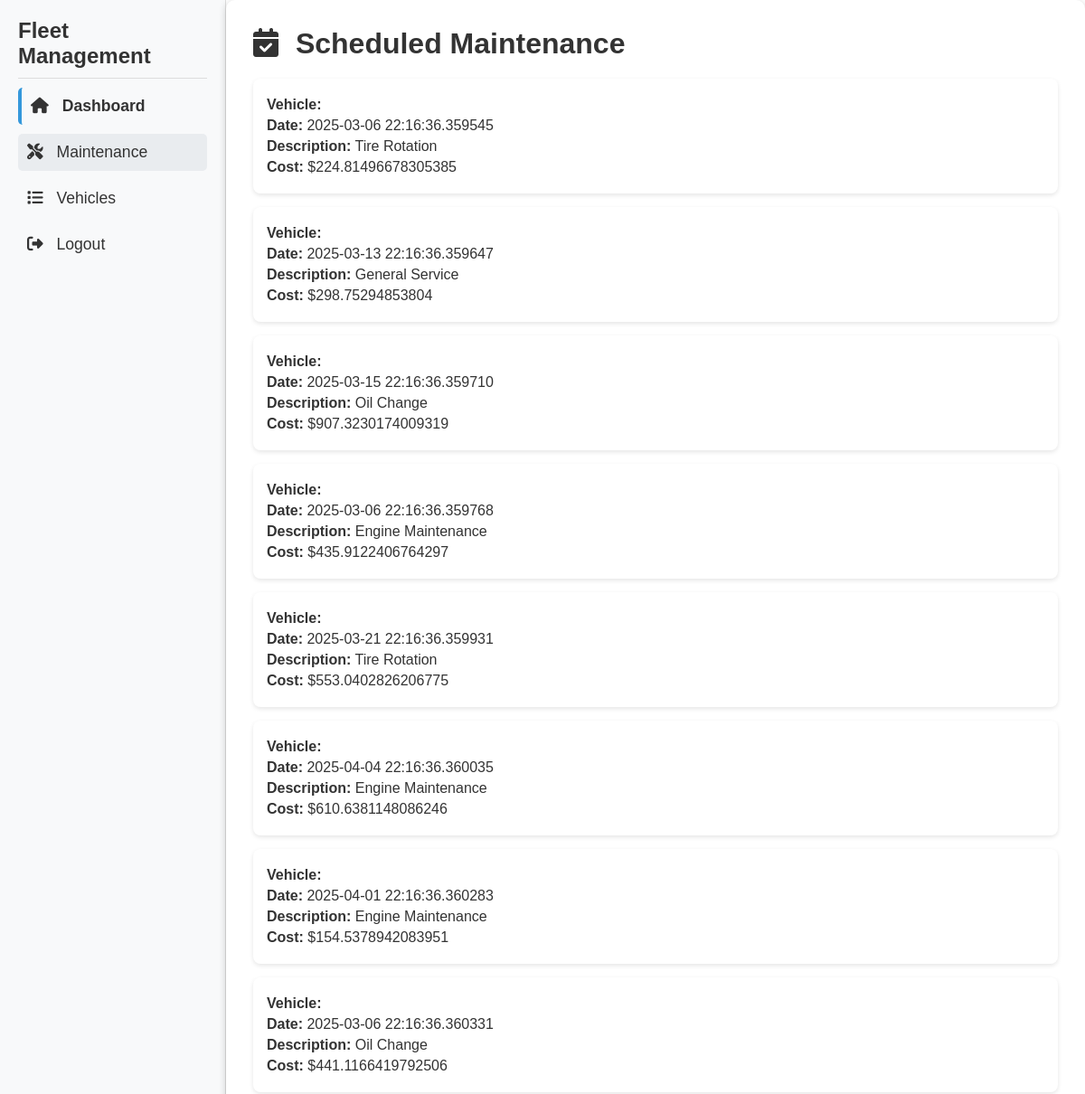
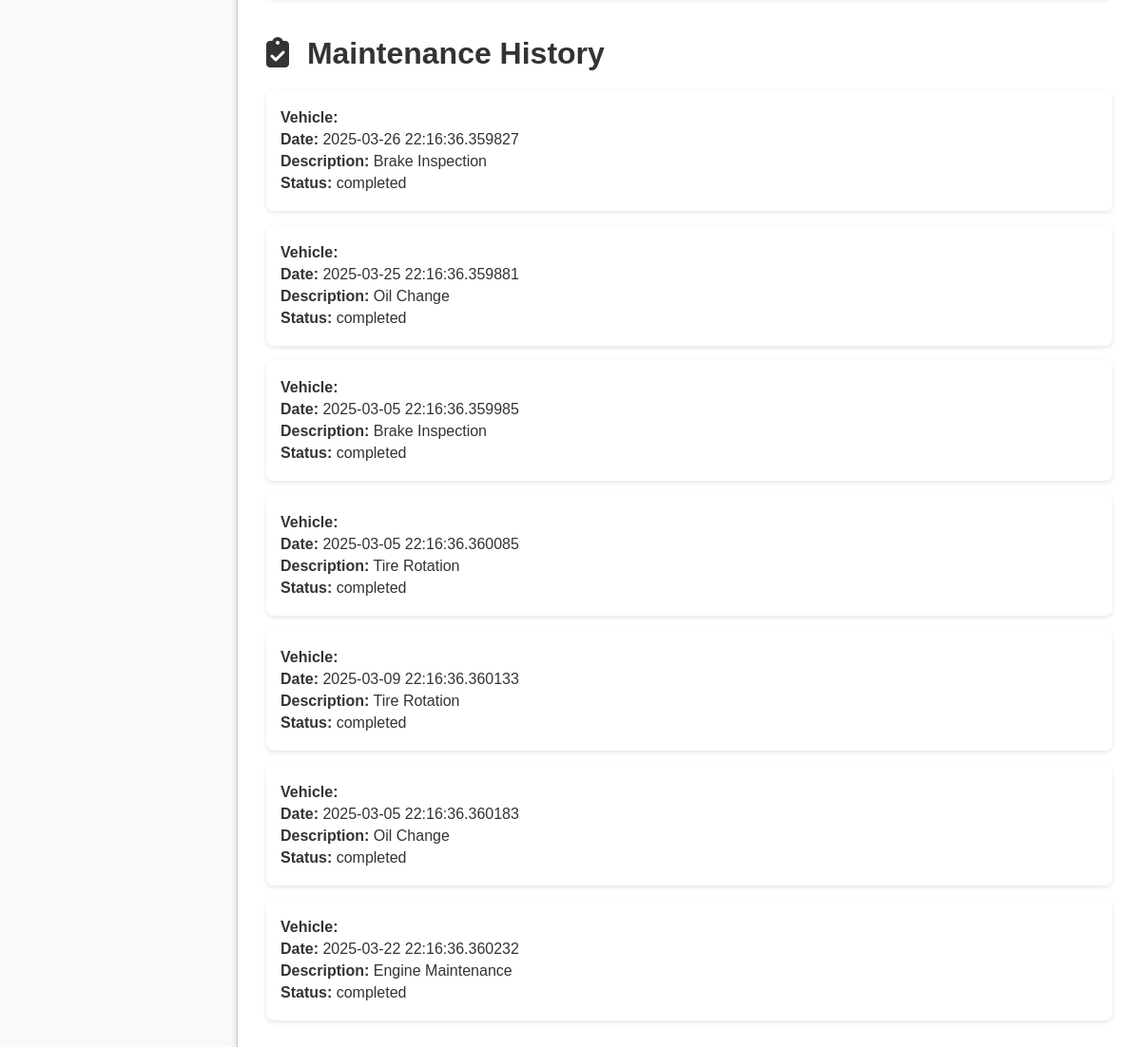
Screenshot of /maintenance (signed in) with the database file from the repository (2 pictures, top to bottom).
### app.py (models this page shows)
class MaintenanceRecord(db.Model):
    id = db.Column(db.Integer, primary_key=True)
    vehicle_id = db.Column(db.Integer, db.ForeignKey('vehicle.id'))
    date = db.Column(db.DateTime, default=datetime.utcnow)
    description = db.Column(db.String(200))
    cost = db.Column(db.Float)
    status = db.Column(db.String(50))
    created_at = db.Column(db.DateTime, default=datetime.utcnow)

### app.py (the view)
@app.route('/maintenance')
@login_required
def maintenance():
    vehicles = Vehicle.query.all()
    upcoming_maintenance = MaintenanceRecord.query.filter_by(status='scheduled').all()
    maintenance_history = MaintenanceRecord.query.filter_by(status='completed').all()
    return render_template('maintenance.html',
                         vehicles=vehicles,
                         upcoming_maintenance=upcoming_maintenance,
                         maintenance_history=maintenance_history)

### app.py (called while the page is built)
@login_manager.user_loader
def load_user(user_id):
    return User.query.get(int(user_id))

### templates/maintenance.html (shortened to what this page needs)
<!DOCTYPE html>
<html lang="en">
<head>
  <link rel="stylesheet" href="{{ url_for('static', filename='css/maintenance.css') }}">
    <link rel="stylesheet" href="https://cdnjs.cloudflare.com/ajax/libs/font-awesome/6.4.0/css/all.min.css"/>
</head>
<body>
  <div class="maintenance-container">
    <aside class="sidebar">
      <div class="sidebar-header">
        <h2>Fleet Management</h2>
      </div>
      <hr class="sidebar-divider">
      <ul class="sidebar-menu">
        <li>
          <a href="/dashboard">
            <i class="fa-solid fa-home"></i> Dashboard
          </a>
        </li>
        <li class="active">
          <a href="/maintenance">
            <i class="fa-solid fa-tools"></i> Maintenance
          </a>
        </li>
        <li>
          <a href="/vehicles">
            <i class="fa-solid fa-list"></i> Vehicles
          </a>
        </li>
        <li>
          <a href="/logout">
            <i class="fa-solid fa-right-from-bracket"></i> Logout
          </a>
        </li>
      </ul>
    </aside>
    <main class="content">
      <section class="scheduled-maintenance">
        <h2><i class="fa-solid fa-calendar-check"></i> Scheduled Maintenance</h2>
        <ul>
          {% for record in upcoming_maintenance %}
          <li>
            <p><strong>Vehicle:</strong> {{ record.vehicle.name }}</p>
            <p><strong>Date:</strong> {{ record.date }}</p>
            <p><strong>Description:</strong> {{ record.description }}</p>
            <p><strong>Cost:</strong> ${{ record.cost }}</p>
          </li>
          {% endfor %}
        </ul>
      </section>
      <section class="maintenance-history">
        <h2><i class="fa-solid fa-clipboard-check"></i> Maintenance History</h2>
        <ul>
          {% for record in maintenance_history %}
          <li>
            <p><strong>Vehicle:</strong> {{ record.vehicle.name }}</p>
            <p><strong>Date:</strong> {{ record.date }}</p>
            <p><strong>Description:</strong> {{ record.description }}</p>
            <p><strong>Status:</strong> {{ record.status }}</p>
          </li>
          {% endfor %}
        </ul>
      </section>
    </main>
  </div>
</body>
</html>

### static/css/maintenance.css (style rules this page uses)
* { margin: 0; padding: 0; box-sizing: border-box; }
body { font-family: Arial, sans-serif; background: url('../images/general-bg.jpg') no-repeat center center fixed; background-size: cover; position: relative; }
body::before { content: ""; position: fixed; top: 0; left: 0; right: 0; bottom: 0; background: inherit; filter: blur(8px); -webkit-filter: blur(8px); z-index: -1; opacity: 0.6; }
.maintenance-container { display: flex; min-height: 100vh; }
.sidebar { position: fixed; top: 0; left: 0; bottom: 0; width: 250px; background-color: #f8f9fa; color: #333; padding: 20px; border-right: 1px solid #ddd; overflow-y: auto; }
.sidebar-header h2 { font-size: 1.5rem; margin-bottom: 10px; }
.sidebar-divider { border: none; border-top: 1px solid #ddd; margin: 10px 0; }
.sidebar-menu { list-style: none; padding: 0; }
.sidebar-menu li { margin: 10px 0; }
.sidebar-menu li a { color: #333; text-decoration: none; font-size: 1.1rem; display: block; padding: 10px; border-radius: 5px; transition: background 0.3s; }
.sidebar-menu li a i { margin-right: 10px; }
.sidebar-menu li.active a, .sidebar-menu li a:hover { background-color: #e9ecef; }
.sidebar-menu li:first-child a { font-weight: bold; border-left: 4px solid #3498db; }
.content { margin-left: 250px; width: calc(100% - 250px); padding: 30px; background: rgba(255, 255, 255, 0.3); backdrop-filter: blur(10px); -webkit-backdrop-filter: blur(10px); border-radius: 10px; box-shadow: 0 2px 8px rgba(0, 0, 0, 0.2); }
.scheduled-maintenance, .maintenance-history { margin-bottom: 40px; }
.scheduled-maintenance h2, .maintenance-history h2 { font-size: 2rem; color: #333; margin-bottom: 20px; }
.scheduled-maintenance h2 i, .maintenance-history h2 i { margin-right: 10px; }
.scheduled-maintenance ul, .maintenance-history ul { list-style: none; padding: 0; }
.scheduled-maintenance li, .maintenance-history li { background: #fff; padding: 15px; margin-bottom: 15px; border-radius: 8px; box-shadow: 0 2px 5px rgba(0,0,0,0.1); }
.scheduled-maintenance li p, .maintenance-history li p { margin: 5px 0; font-size: 1rem; color: #333; }

### rows the page displays
MaintenanceRecord: date "2025-03-06 22:16:36.359545", description "Tire Rotation", cost "224.81496678305385"
MaintenanceRecord: date "2025-03-13 22:16:36.359647", description "General Service", cost "298.75294853804"
MaintenanceRecord: date "2025-03-15 22:16:36.359710", description "Oil Change", cost "907.3230174009319"
MaintenanceRecord: date "2025-03-06 22:16:36.359768", description "Engine Maintenance", cost "435.9122406764297"
MaintenanceRecord: date "2025-03-21 22:16:36.359931", description "Tire Rotation", cost "553.0402826206775"
MaintenanceRecord: date "2025-04-04 22:16:36.360035", description "Engine Maintenance", cost "610.6381148086246"
MaintenanceRecord: date "2025-04-01 22:16:36.360283", description "Engine Maintenance", cost "154.5378942083951"
MaintenanceRecord: date "2025-03-06 22:16:36.360331", description "Oil Change", cost "441.1166419792506"
MaintenanceRecord: date "2025-03-26 22:16:36.359827", description "Brake Inspection", status "completed"
MaintenanceRecord: date "2025-03-25 22:16:36.359881", description "Oil Change", status "completed"
MaintenanceRecord: date "2025-03-05 22:16:36.359985", description "Brake Inspection", status "completed"
MaintenanceRecord: date "2025-03-05 22:16:36.360085", description "Tire Rotation", status "completed"
MaintenanceRecord: date "2025-03-09 22:16:36.360133", description "Tire Rotation", status "completed"
MaintenanceRecord: date "2025-03-05 22:16:36.360183", description "Oil Change", status "completed"
MaintenanceRecord: date "2025-03-22 22:16:36.360232", description "Engine Maintenance", status "completed"
